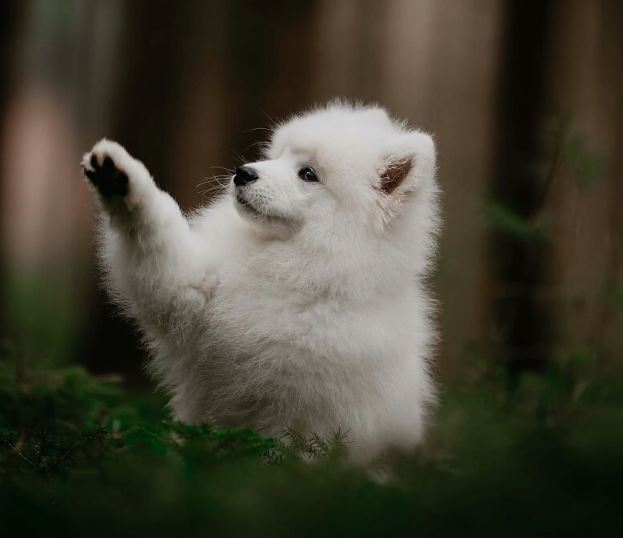
#> input picture img to sketch converter/sample.JPG, 623 x 538 px, found by its file name
$ jupyter execute imgToSketch.ipynb
#> lines starting #> are read from the running program, lines starting #| are printed output that depends on the picture
[cell 1]
import cv2
import matplotlib.pyplot as plt

[cell 2]
img = cv2.imread('sample.jpg')
#> img is the input picture: shape (538, 623, 3); mean B, G, R 52.5, 66.3, 69.3
image_rgb = cv2.cvtColor(img, cv2.COLOR_BGR2RGB)
plt.imshow(image_rgb)
plt.axis("off")

[cell 3]
gray_image = cv2.cvtColor(img, cv2.COLOR_BGR2GRAY)
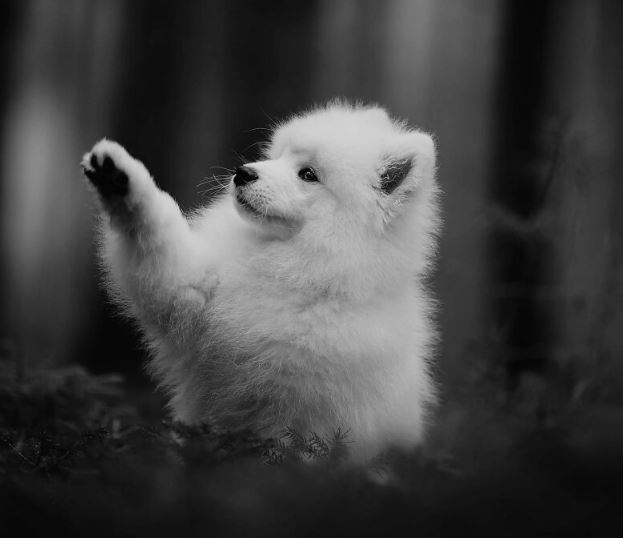
#> gray_image: shape (538, 623); min 0, max 218, mean 65.6
cv2.imshow("New Dog", gray_image)
cv2.waitKey(0)

[cell 4]
inverted_image = 255 - gray_image
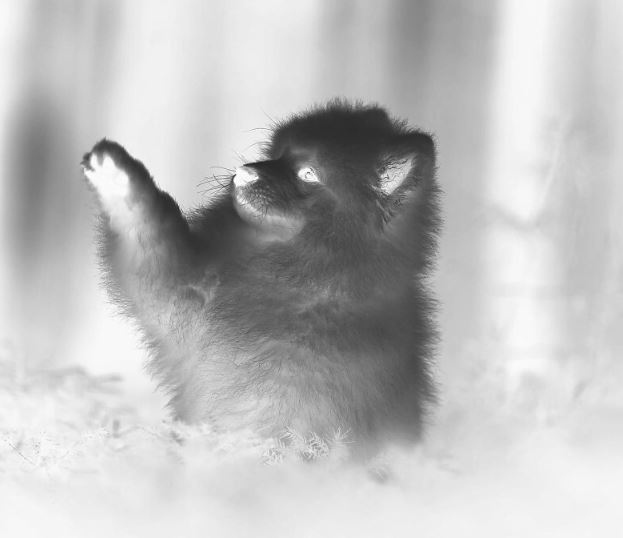
#> inverted_image: shape (538, 623); min 37, max 255, mean 189.4
cv2.imshow("Inverted", inverted_image)
cv2.waitKey()

[cell 5]
blurred = cv2.GaussianBlur(inverted_image, (21, 21), 0)

[cell 6]
inverted_blurred = 255 - blurred
pencil_sketch = cv2.divide(gray_image, inverted_blurred, scale=256.0)
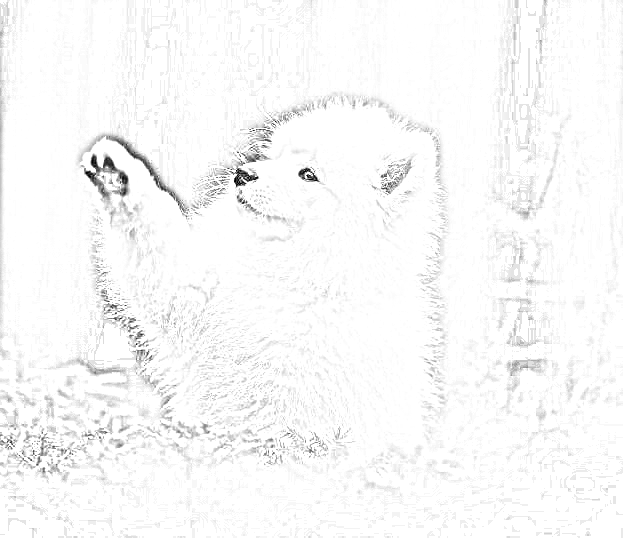
#> pencil_sketch: shape (538, 623); min 0, max 255, mean 248.7

plt.imshow(pencil_sketch, cmap='gray')
plt.title("Sketch")
plt.axis("off")
plt.show()
